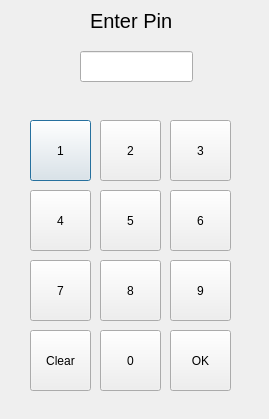
<?xml version="1.0" encoding="UTF-8"?>
<ui version="4.0">
 <class>OmaUIMoottoriDialog</class>
 <widget class="QDialog" name="OmaUIMoottoriDialog">
  <property name="geometry">
   <rect>
    <x>0</x>
    <y>0</y>
    <width>269</width>
    <height>419</height>
   </rect>
  </property>
  <property name="windowTitle">
   <string>PIN</string>
  </property>
  <property name="autoFillBackground">
   <bool>false</bool>
  </property>
  <widget class="QPushButton" name="pushButton1">
   <property name="geometry">
    <rect>
     <x>30</x>
     <y>120</y>
     <width>61</width>
     <height>61</height>
    </rect>
   </property>
   <property name="text">
    <string>1</string>
   </property>
  </widget>
  <widget class="QPushButton" name="pushButton2">
   <property name="geometry">
    <rect>
     <x>100</x>
     <y>120</y>
     <width>61</width>
     <height>61</height>
    </rect>
   </property>
   <property name="text">
    <string>2</string>
   </property>
  </widget>
  <widget class="QPushButton" name="pushButton3">
   <property name="geometry">
    <rect>
     <x>170</x>
     <y>120</y>
     <width>61</width>
     <height>61</height>
    </rect>
   </property>
   <property name="text">
    <string>3</string>
   </property>
  </widget>
  <widget class="QPushButton" name="pushButton4">
   <property name="geometry">
    <rect>
     <x>30</x>
     <y>190</y>
     <width>61</width>
     <height>61</height>
    </rect>
   </property>
   <property name="text">
    <string>4</string>
   </property>
  </widget>
  <widget class="QPushButton" name="pushButton5">
   <property name="geometry">
    <rect>
     <x>100</x>
     <y>190</y>
     <width>61</width>
     <height>61</height>
    </rect>
   </property>
   <property name="text">
    <string>5</string>
   </property>
  </widget>
  <widget class="QPushButton" name="pushButton6">
   <property name="geometry">
    <rect>
     <x>170</x>
     <y>190</y>
     <width>61</width>
     <height>61</height>
    </rect>
   </property>
   <property name="text">
    <string>6</string>
   </property>
  </widget>
  <widget class="QPushButton" name="pushButton7">
   <property name="geometry">
    <rect>
     <x>30</x>
     <y>260</y>
     <width>61</width>
     <height>61</height>
    </rect>
   </property>
   <property name="text">
    <string>7</string>
   </property>
  </widget>
  <widget class="QPushButton" name="pushButton8">
   <property name="geometry">
    <rect>
     <x>100</x>
     <y>260</y>
     <width>61</width>
     <height>61</height>
    </rect>
   </property>
   <property name="text">
    <string>8</string>
   </property>
  </widget>
  <widget class="QPushButton" name="pushButton9">
   <property name="geometry">
    <rect>
     <x>170</x>
     <y>260</y>
     <width>61</width>
     <height>61</height>
    </rect>
   </property>
   <property name="text">
    <string>9</string>
   </property>
  </widget>
  <widget class="QPushButton" name="pushButton0">
   <property name="geometry">
    <rect>
     <x>100</x>
     <y>330</y>
     <width>61</width>
     <height>61</height>
    </rect>
   </property>
   <property name="text">
    <string>0</string>
   </property>
  </widget>
  <widget class="QPushButton" name="pushButtonOK">
   <property name="geometry">
    <rect>
     <x>170</x>
     <y>330</y>
     <width>61</width>
     <height>61</height>
    </rect>
   </property>
   <property name="text">
    <string>OK</string>
   </property>
  </widget>
  <widget class="QPushButton" name="pushButtonCancel">
   <property name="geometry">
    <rect>
     <x>30</x>
     <y>330</y>
     <width>61</width>
     <height>61</height>
    </rect>
   </property>
   <property name="text">
    <string>Clear</string>
   </property>
  </widget>
  <widget class="QLabel" name="label">
   <property name="geometry">
    <rect>
     <x>90</x>
     <y>0</y>
     <width>191</width>
     <height>41</height>
    </rect>
   </property>
   <property name="font">
    <font>
     <pointsize>15</pointsize>
    </font>
   </property>
   <property name="text">
    <string>Enter Pin</string>
   </property>
  </widget>
  <widget class="QLineEdit" name="lineEditPIN">
   <property name="geometry">
    <rect>
     <x>80</x>
     <y>51</y>
     <width>113</width>
     <height>31</height>
    </rect>
   </property>
   <property name="font">
    <font>
     <pointsize>14</pointsize>
    </font>
   </property>
   <property name="autoFillBackground">
    <bool>false</bool>
   </property>
   <property name="maxLength">
    <number>4</number>
   </property>
   <property name="frame">
    <bool>true</bool>
   </property>
   <property name="echoMode">
    <enum>QLineEdit::Password</enum>
   </property>
   <property name="alignment">
    <set>Qt::AlignCenter</set>
   </property>
  </widget>
  <zorder>pushButton1</zorder>
  <zorder>pushButton2</zorder>
  <zorder>pushButton3</zorder>
  <zorder>pushButton4</zorder>
  <zorder>pushButton5</zorder>
  <zorder>pushButton6</zorder>
  <zorder>pushButton7</zorder>
  <zorder>pushButton8</zorder>
  <zorder>pushButton9</zorder>
  <zorder>pushButtonOK</zorder>
  <zorder>pushButtonCancel</zorder>
  <zorder>label</zorder>
  <zorder>pushButton0</zorder>
  <zorder>lineEditPIN</zorder>
 </widget>
 <resources/>
 <connections/>
</ui>
